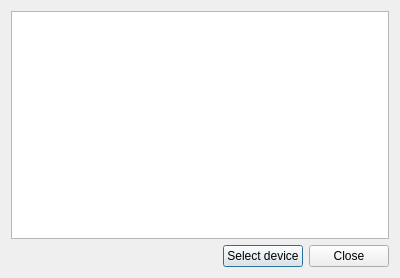
<?xml version="1.0" encoding="UTF-8"?>
<ui version="4.0">
 <class>Dialog</class>
 <widget class="QDialog" name="Dialog">
  <property name="geometry">
   <rect>
    <x>0</x>
    <y>0</y>
    <width>400</width>
    <height>278</height>
   </rect>
  </property>
  <property name="sizePolicy">
   <sizepolicy hsizetype="Preferred" vsizetype="Preferred">
    <horstretch>0</horstretch>
    <verstretch>0</verstretch>
   </sizepolicy>
  </property>
  <property name="windowTitle">
   <string>Select device</string>
  </property>
  <layout class="QGridLayout" name="gridLayout_2">
   <item row="2" column="0">
    <layout class="QHBoxLayout" name="horizontalLayout">
     <item>
      <spacer name="horizontalSpacer">
       <property name="orientation">
        <enum>Qt::Horizontal</enum>
       </property>
       <property name="sizeHint" stdset="0">
        <size>
         <width>40</width>
         <height>20</height>
        </size>
       </property>
      </spacer>
     </item>
     <item>
      <widget class="QPushButton" name="button_select_motor">
       <property name="text">
        <string>Select device</string>
       </property>
      </widget>
     </item>
     <item>
      <widget class="QPushButton" name="button_close">
       <property name="text">
        <string>Close</string>
       </property>
      </widget>
     </item>
    </layout>
   </item>
   <item row="1" column="0">
    <widget class="TaurusDevTree" name="taurusDevTree">
     <property name="dragEnabled">
      <bool>false</bool>
     </property>
     <property name="uniformRowHeights">
      <bool>false</bool>
     </property>
     <property name="headerHidden">
      <bool>true</bool>
     </property>
     <attribute name="headerVisible">
      <bool>false</bool>
     </attribute>
     <attribute name="headerVisible">
      <bool>false</bool>
     </attribute>
     <column>
      <property name="text">
       <string notr="true">1</string>
      </property>
     </column>
    </widget>
   </item>
  </layout>
 </widget>
 <customwidgets>
  <customwidget>
   <class>TaurusDevTree</class>
   <extends>QTreeWidget</extends>
   <header>taurus.qt.qtgui.tree</header>
  </customwidget>
 </customwidgets>
 <resources/>
 <connections>
  <connection>
   <sender>button_close</sender>
   <signal>clicked()</signal>
   <receiver>Dialog</receiver>
   <slot>close()</slot>
   <hints>
    <hint type="sourcelabel">
     <x>352</x>
     <y>263</y>
    </hint>
    <hint type="destinationlabel">
     <x>395</x>
     <y>262</y>
    </hint>
   </hints>
  </connection>
  <connection>
   <sender>button_select_motor</sender>
   <signal>clicked()</signal>
   <receiver>Dialog</receiver>
   <slot>action_select_motor()</slot>
   <hints>
    <hint type="sourcelabel">
     <x>268</x>
     <y>267</y>
    </hint>
    <hint type="destinationlabel">
     <x>316</x>
     <y>277</y>
    </hint>
   </hints>
  </connection>
  <connection>
   <sender>taurusDevTree</sender>
   <signal>doubleClicked(QModelIndex)</signal>
   <receiver>Dialog</receiver>
   <slot>action_select_motor()</slot>
   <hints>
    <hint type="sourcelabel">
     <x>162</x>
     <y>171</y>
    </hint>
    <hint type="destinationlabel">
     <x>146</x>
     <y>270</y>
    </hint>
   </hints>
  </connection>
 </connections>
 <slots>
  <slot>action_select_motor()</slot>
 </slots>
</ui>
